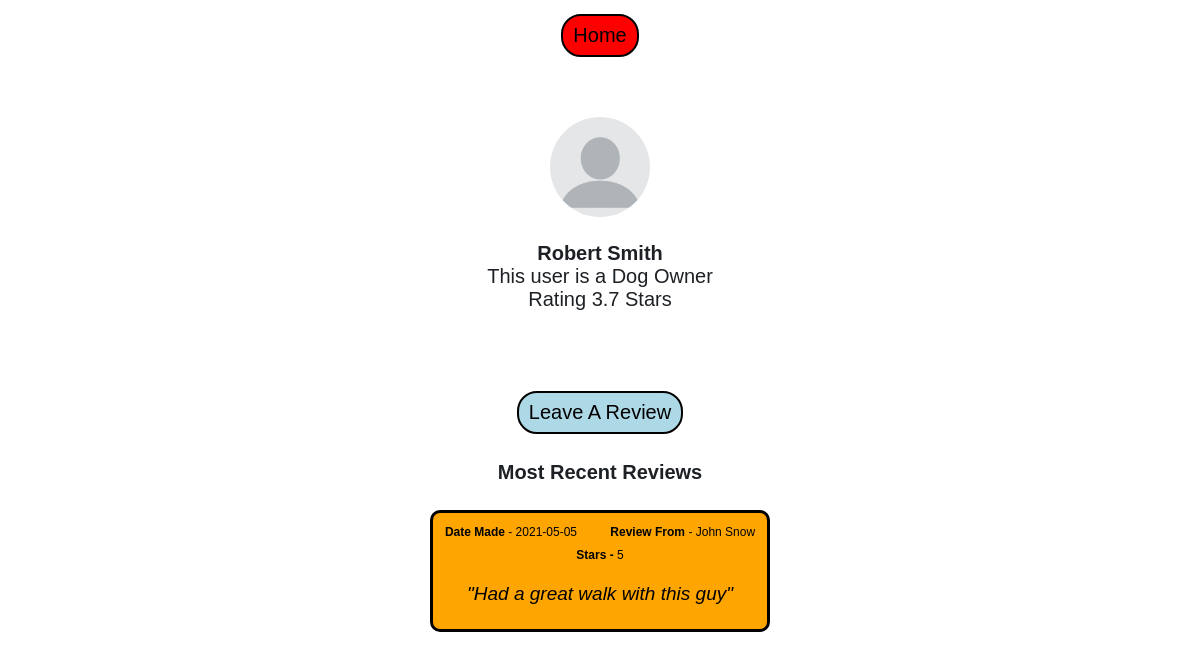
The page /profile/3 on the database its author committed.
### tables this page shows
CREATE TABLE users (
            usrId integer primary key,
            email text,
            password text,
            firstName text,
            lastName text,
            accType text,
            postcode text,
            numberOfReviews integer,
            starRating real
            );

CREATE TABLE review (
            byUsrId integer,
            forUsrId integer,
            date text,
            star integer,
            message text,
            PRIMARY KEY (byUsrId, forUsrId, message)
            );

### app.py (the view)
@app.route('/profile/<usrId>')
def profile(usrId):
    userObj = user(usrId)
    return render_template('profile.html', userObj=userObj, user=user)

### database.py (called while the page is built)
    def search(self, col="null", search="null"):
        conn = sqlite3.connect('main.db')
        c = conn.cursor()
        if col == "email":
            c.execute(f'SELECT * FROM users WHERE email="{search}"')
            data = c.fetchall()
        elif col == "password":
            c.execute(f'SELECT * FROM users WHERE password="{search}"')
            data = c.fetchall()
        elif col == "usrId":
            c.execute(f'SELECT * FROM users WHERE usrId="{search}"')
            data = c.fetchall()
        elif col == "postcode":
            c.execute(f'SELECT * FROM users WHERE postcode="{search}"')
            data = c.fetchall()
        else:
            c.execute(f'SELECT * FROM users')
            data = c.fetchall()
        conn.commit()
        conn.close()
        return(data)

    def getReviewsFor(self, usrId):
        conn = sqlite3.connect('main.db')
        c = conn.cursor()
        c.execute(f'SELECT * FROM review WHERE forUsrId="{usrId}" ORDER BY date DESC Limit 5')
        data = c.fetchall()
        return(data)
        conn.commit()
        conn.close()

### user.py (called while the page is built)
    def getReviewsFor(self):
        result = db.getReviewsFor(self.usrId)
        return result

### templates/profile.html (shortened to what this page needs)
{% extends "base.html" %}
{% block head %}
    {{ super() }}
    <link rel="stylesheet" href="{{ url_for('static', filename='css/profile.css') }}">
{% endblock %}
{% block body %}
    <img src="{{ url_for('static', filename='profilePic.png') }}">
    <p><span class="name"> {{ userObj.fName }} {{ userObj.lName }}</span><br>
        This user is a Dog {{ (userObj.accType).capitalize() }} <br>
        Rating {{ userObj.starRating }} Stars
    </p>
    <p>
        <a href="/leaveReview/{{ userObj.usrId }}" id="topButton">Leave A Review</a>
        <h4>Most Recent Reviews</h6>
        {% for i in userObj.getReviewsFor() %}
            <div class="review">
                <span style="font-size: 12px;">
                    <span class="name">Date Made</span> -  {{ i[2] }}<span style="padding-left: 30px;"></span>
                    <span class="name">Review From </span> - {{ user(i[0]).fName }} {{ user(i[0]).lName }} <br>
                    <span class="name">Stars - </span>{{ i[3] }}
                    <p class="reviewText">"{{ i[4] }}"</p>
                </span>
            </div>
        {% endfor %}
    </p>
{% endblock %}

### static/css/main.css (style rules this page uses)
body { font-size: 20px; font-weight: 100; text-decoration: none; text-align: center; color: rgb(29, 33, 37); font-family: Arial, Helvetica, sans-serif; }
img { height: 100px; width: auto; border-radius: 70%; }

### static/css/profile.css (style rules this page uses)
.name { font-weight: bold; }
.review { background-color: orange; margin-left: auto; margin-right: auto; display: block; border: 3px solid black; width: max-content; max-width: 475px; padding: 5px 12px; margin-bottom: 20px; text-decoration: none; color: black; border-radius: 10px; }
.reviewText { font-size: 19px; font-style: italic; }
a { font-size: 20px; border: 2px solid black; border-radius: 20px; background-color: red ; padding: 8px 10px; display: inline-block; margin-top: 6px; text-decoration: none; color: black; }
#topButton { background-color: lightblue; margin-top: 60px; }

### rows shown on the page
users: fName "Robert", lName "Smith", accType "Owner", starRating "3.7"
review: date "2021-05-05", byUsrId.firstName "John", byUsrId.lastName "Snow", star "5", message "Had a great walk with this guy"
